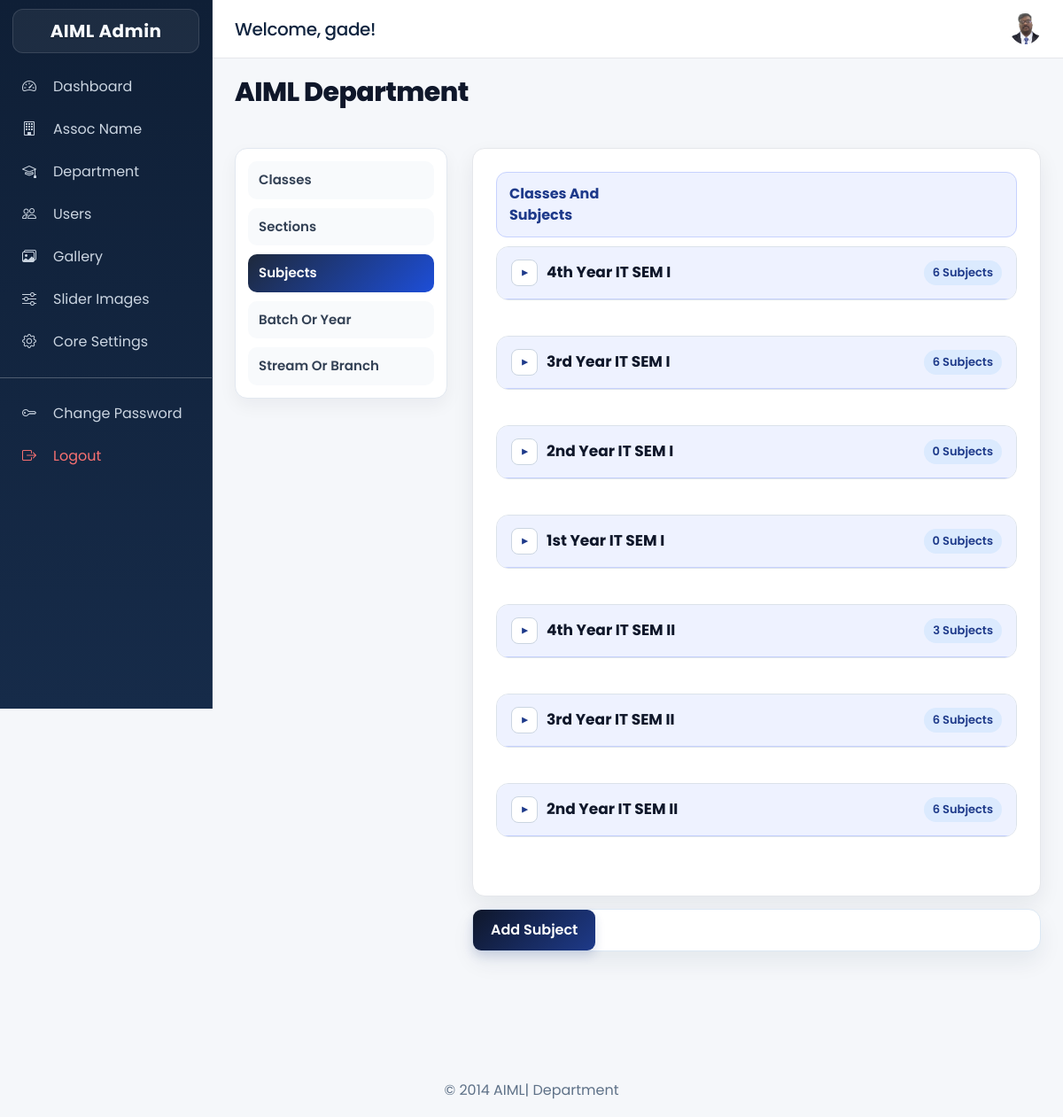
The page /admin/Subject/subjects.php (signed in) on the database its author committed.
### tables this page shows
CREATE TABLE IF NOT EXISTS `class` (
  `id` int(11) NOT NULL AUTO_INCREMENT,
  `class_code` varchar(500) NOT NULL,
  `class_name` varchar(500) NOT NULL,
  PRIMARY KEY (`id`)
);

### libraries/mysql.class.php (called while the page is built, shortened)
<?php
class DataBasePDO
{
	private static $hostname	=  DB_SERVER;
	private static $username	=  DB_USER;
	private static $password	=  DB_PASS;
	private static $dbname		=  DB_DATABASE;
	private static $instance 	= FALSE;
	private $db;
	public $fetch_mode 			= PDO::FETCH_ASSOC;
	private $last_statement		= NULL;
	public function __construct($connect = true, $dataBase = null, $server = null,$userName = null, $passWord = null){
			return self::$instance;
	}
	public function connectToDB(){
			$dns='mysql:host='.self::$hostname.';dbname='.self::$dbname;
	    	self::$instance = new PDO($dns, self::$username, self::$password);
	    	self::$instance->setAttribute(PDO::ATTR_ERRMODE, PDO::ERRMODE_EXCEPTION);
	    	$this->db = self::$instance;
	}
	public function getAllResults($sqlQuery = NULL){
			$this->internalQuery($sqlQuery);
			$result = $this->last_statement->fetchAll();
			return $result;
	}
	public function internalQuery($sqlQuery = NULL){
			$stmt = $this->db->query($sqlQuery);
			$stmt->setFetchMode($this->fetch_mode);
			$this->last_statement = $stmt;
			return TRUE;
	}
}
?>

### libraries/functions.class.php (called while the page is built, shortened)
<?php
	include_once("mysql.class.php");
	class DataFunctions {
		public $dbObj;
		public function __construct(){
			$this->dbObj = new DataBasePDO();
	}
	 public function getClassesWOPO($table){
			$sql		= 'SELECT
								id, class_code, class_name
						   FROM
						   		'.$table.'
						   WHERE
						   		id != 0';
			$result		= $this->dbObj->getAllResults($sql);
			return $result;
	 }
	 public function getSubjectsForClass($table,$classId){
			$sql		= 'SELECT
								id, sub_name, sub_code
							FROM
								'.$table.'
							WHERE
								class_id = '.$classId;
			$result		= $this->dbObj->getAllResults($sql);
			return $result;
	 }
}

### admin/Subject/subjects.php (the view, shortened to what this page needs)
<?php require_once(__DIR__ . '/../../config.php');
   require_once(LIB_PATH . '/functions.class.php');
   $fcObj	= new DataFunctions();
   $tbClass		= TB_CLASS;
   $tbSubject	= TB_SUBJECTS;
   $classes		= $fcObj->getClassesWOPO( $tbClass );
   $classesCnt	= sizeof($classes);
   for($i=0; $i<$classesCnt;$i++){
		$classId		= $classes[$i]['id'];
		$subjects[$i]	= $fcObj->getSubjectsForClass($tbSubject,$classId);
	}
	include_once('../layout/main_header.php');
?>
			<div id="page">
				<div id="content">
					<div class="post">
						<span class="alignCenter">
							<h4>AIML Department </h4>
						</span>
					</div>
					<div id='content_left' class='content_left'>
						<?php
							include_once('../layout/other_leftnav.php');
						?>
					</div>
					<div id='content_right' class='content_right'>
						<div class="comteeMem subjects-list">
							<div class="committeeTitle">Classes And Subjects</div>
							<?php
								for($j=0; $j< $classesCnt; $j++){
									$subjectsCnt = !empty($subjects[$j]) ? sizeof($subjects[$j]) : 0;
							?>
									<div class="class-block collapsed">
										<div class='class-header class-toggle-wrap'>
											<button type="button" class="class-toggle" aria-expanded="false" title="Expand">
												&#9660;
											</button>
											<span class="class-name"><?php echo $classes[$j]['class_name']; ?></span>
											<span class="class-count"><?php echo $subjectsCnt; ?> Subjects</span>
										</div>
									</div>
									<br class="clearfix" />
							<?php
								}
							?>
						</div>
						<div  class="eventCandName">
							<a href="add_subject.php" >
								<input type="button" class="button" value="Add Subject" />
							</a>
						</div>
					</div>
					<br class="clearfix" />
				</div>
				<br class="clearfix" />
			</div>
		</div>
<?php
	include_once('../layout/footer.php');
?>

### public/assets/css/site-refresh.css (style rules this page uses)
:root { --refresh-bg: #f3f7fb; --refresh-surface: #ffffff; --refresh-text: #14243b; --refresh-muted: #5b6f86; --refresh-primary: #0b63ce; --refresh-primary-2: #174ea6; --refresh-border: #d9e4ef; --refresh-shadow: 0 12px 28px rgba(15, 30, 52, 0.08); }
* { box-sizing: border-box; }
body { background: radial-gradient(circle at 10% -5%, rgba(11, 99, 206, 0.08), transparent 34%), radial-gradient(circle at 90% 0%, rgba(52, 168, 83, 0.07), transparent 28%), var(--refresh-bg); color: var(--refresh-text); }
h1, h2, h3, h4, h5, h6 { color: #10243f; letter-spacing: -0.02em; }
.container .card, #content, #index_cont, #content_garrely, .comteeMem, .eventDetails, .materialDet { background: var(--refresh-surface); border: 1px solid var(--refresh-border); border-radius: 14px; box-shadow: var(--refresh-shadow); }
.eventDetHeader, .committeeTitle, .usersDetHeader, .subjHeader, .eventTitle { background: #f4f8fe; border: 1px solid #dae6f4; border-radius: 10px; }
.eventName a, .subjName a, .eventCandName a { color: #123f74; text-decoration: none; }

### public/assets/css/admin-refresh.css (style rules this page uses)
body { font-family: "Poppins", "Segoe UI", Arial, sans-serif; background: radial-gradient(circle at 0% 0%, rgba(20, 86, 177, 0.08), transparent 28%), radial-gradient(circle at 100% 0%, rgba(8, 145, 178, 0.07), transparent 24%), #f4f7fb; color: #1b2f49; }
#page { max-width: 1240px; margin: 0 auto; }
#content { border: 0; background: transparent; box-shadow: none; }
#content .post h4 { font-size: 30px; margin: 0 0 6px; font-weight: 800; color: #132b47; }
#content_left { background: #fff; border: 1px solid #dce8f4; border-radius: 14px; padding: 14px; box-shadow: 0 8px 20px rgba(12, 36, 65, 0.06); }
#content_right > div, #content_right .comteeMem, #content_right .eventDetails, #content_right #eventDetails { background: #fff; border: 1px solid #dce8f4; border-radius: 14px; box-shadow: 0 12px 26px rgba(12, 36, 65, 0.07); }

### admin/layout/main_header.php (style rules this page uses)
body { overflow-x: hidden; background: #f5f7fa; }

### admin/layout/core_forms_style.php (style rules this page uses)
#page { max-width: 1120px; margin: 0 auto; }
#content { display: grid; grid-template-columns: 240px minmax(320px, 680px); gap: 28px; align-items: start; }
#content .post { grid-column: 1 / -1; margin-bottom: 2px; }
#content .post h4 { margin: 0; font-size: 30px; line-height: 1.1; font-weight: 800; letter-spacing: -0.5px; color: #0f172a; }
#content_left { background: #ffffff; border: 1px solid #e2e8f0; border-radius: 14px; padding: 14px; box-shadow: 0 8px 20px rgba(15, 23, 42, 0.05); min-height: 120px; }
#content_right .comteeMem { background: #ffffff; padding: 26px; border: 1px solid #e5e7eb; border-radius: 14px; box-shadow: 0 10px 24px rgba(15, 23, 42, 0.07); }
#content_right .committeeTitle, #content_right .subjHeader, #content_right .usersDetHeader { display: grid; grid-template-columns: minmax(160px, 1fr) minmax(220px, 1.4fr) minmax(180px, 1fr); gap: 14px; align-items: center; padding: 12px 14px; border-radius: 12px; }
#content_right .committeeTitle { background: #eef2ff; border: 1px solid #c7d2fe; color: #1e3a8a; font-weight: 700; margin-bottom: 10px; }
#content_right .subjName, #content_right .subjMaterials, #content_right .eventCandName { font-size: 15px; line-height: 1.4; word-break: break-word; }
#content_right .eventCandName a { text-decoration: none; }
#content_right .eventCandName input.button, #content_right .subjMaterials input.button { padding: 8px 14px; border: 0; border-radius: 9px; background: linear-gradient(135deg, #0f172a, #1e3a8a); color: #ffffff; font-size: 14px; font-weight: 600; min-height: 38px; cursor: pointer; box-shadow: 0 6px 12px rgba(30, 58, 138, 0.16); transition: transform .2s ease, filter .2s ease, box-shadow .2s ease; }
#content_right > .eventCandName { margin-top: 14px; }
#content_right > .eventCandName input.button { min-height: 46px; padding: 10px 20px; font-size: 16px; }

### rows shown on the page
class: class_name "4th Year IT SEM I", subjectsCnt "6"
class: class_name "3rd Year IT SEM I", subjectsCnt "6"
class: class_name "2nd Year IT SEM I", subjectsCnt "0"
class: class_name "1st Year IT SEM I", subjectsCnt "0"
class: class_name "4th Year IT SEM II", subjectsCnt "3"
class: class_name "3rd Year IT SEM II", subjectsCnt "6"
class: class_name "2nd Year IT SEM II", subjectsCnt "6"

### other values the page prints
$_SESSION['adminFirstName'] "gade"
